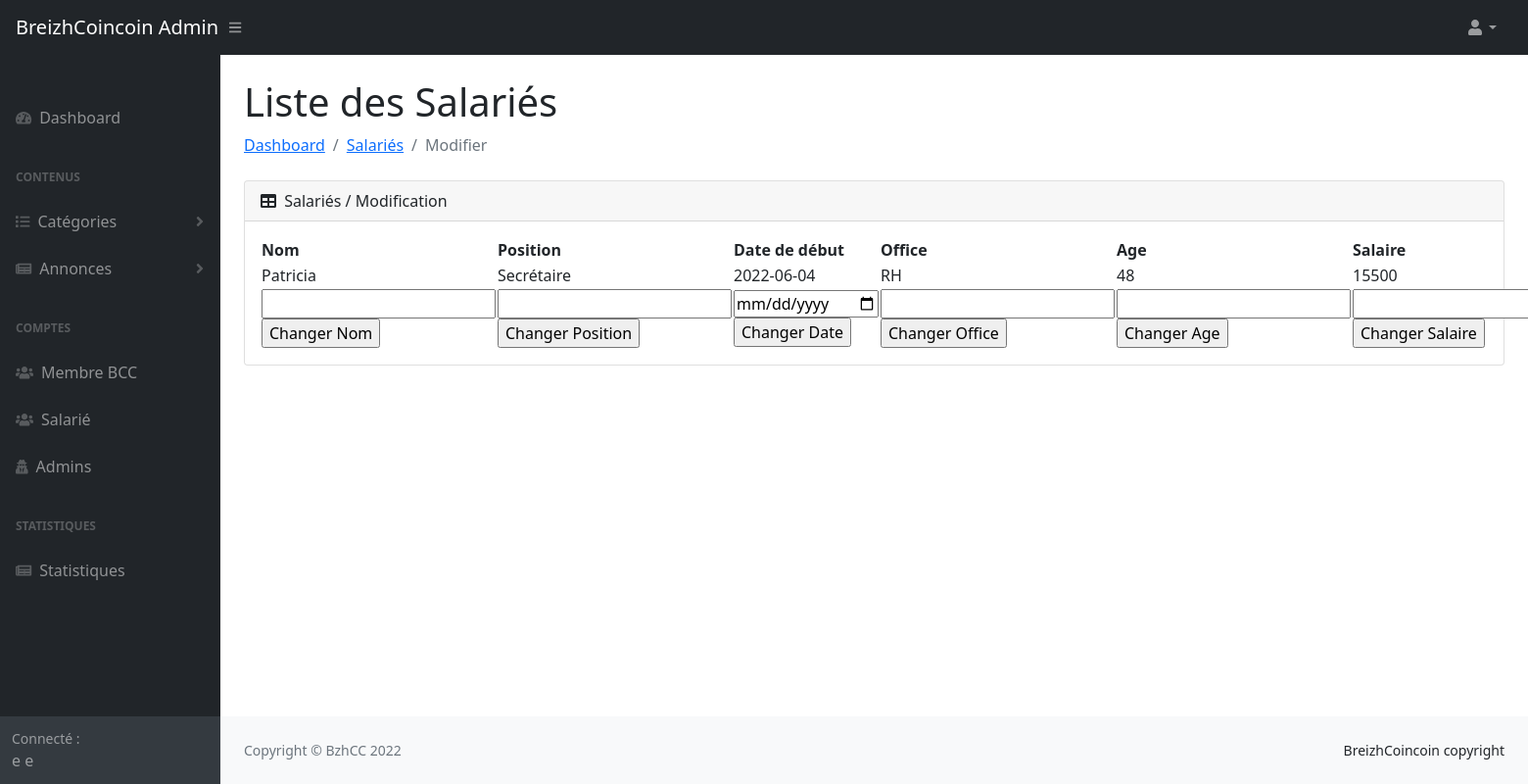
/manager/membre_modifier.php?id=1 (signed in), run on the app's committed database.
### tables this page shows
CREATE TABLE `salarie` (
  `id` int(11) NOT NULL,
  `nom` varchar(20) NOT NULL,
  `position` varchar(20) NOT NULL,
  `startdate` date NOT NULL,
  `office` varchar(30) NOT NULL,
  `age` int(3) NOT NULL,
  `salary` int(10) NOT NULL
);

### manager/membre_modifier.php (the view, shortened to what this page needs)
<?php
    include("inc/top.php");
?>
    <main>
        <div class="container-fluid px-4">
        <h1 class="mt-4">Liste des Salariés</h1>
        <ol class="breadcrumb mb-4">
            <li class="breadcrumb-item"><a href="index.php">Dashboard</a></li>
            <li class="breadcrumb-item active"><a href="list_membres.php">Salariés</a></li>
            <li class="breadcrumb-item active">Modifier</li>
        </ol>
            <div class="card mb-4">
                <div class="card-header">
                    <i class="fas fa-table me-1"></i>
                        Salariés / Modification
                </div>
                <div class="card-body">
                    <?php
                        $serveur = "localhost";
                        $login = "root";
                        $pass = "root";
                        $idmodif=$_GET['id'];
                        try{
                            $conn = new PDO("mysql:host=$serveur;dbname=cours", $login, $pass);
                            $conn -> setAttribute(PDO::ATTR_ERRMODE, PDO::ERRMODE_EXCEPTION);
                            $stmt= "SELECT nom,position,startdate,office,age,salary FROM salarie WHERE id= $idmodif";
                            echo "<table id='datatablesSimple'>";
                                echo "<thead>";
                                    echo "  <tr>
                                                <td>
                                                    <b>Nom</b>
                                                </td>
                                                <td>
                                                    <b>Position</b>
                                                </td>
                                                <td>
                                                    <b>Date de début</b>
                                                </td>
                                                <td>
                                                    <b>Office</b>
                                                </td>
                                                <td>
                                                    <b>Age</b>
                                                </td>
                                                <td>
                                                    <b>Salaire</b>
                                                </td>
                                            </tr>";
                                    echo "</thead>";
                                echo "<tbody><tr>";
                                    foreach($conn->query($stmt) as $row){
                                        echo "<td>" . $row['nom'] . "</td>";
                                        echo "<td>" . $row['position'] . "</td>";
                                        echo "<td>" . $row['startdate'] . "</td>";
                                        echo "<td>" . $row['office'] . "</td>";
                                        echo "<td>" . $row['age'] . "</td>";
                                        echo "<td>" . $row['salary'] . "</td></tr>";
                                        echo "<tr><td>
                                                <form method='POST' action='membre_modifiernom1.php?num=$idmodif'>
                                                    <input type = 'text' name = 'nom' id = 'nom' required='required'><br>
                                                    <input type='submit' name='changernom' value='Changer Nom'>
                                                </form>
                                            </td>";
                                            echo "<td>
                                            <form method='POST' action='membre_modifierposition1.php?num=$idmodif'>
                                                <input type = 'text' name = 'position' id = 'position' required='required'><br>
                                                <input type='submit' name='changerposition' value='Changer Position'>
                                            </form>
                                        </td>";
                                        echo "<td>
                                                <form method='POST' action='membre_modifierstartdate1.php?num=$idmodif'>
                                                    <input type = 'date' name = 'startdate' id = 'startdate' required='required'><br>
                                                    <input type='submit' name='changerstartdate' value='Changer Date'>
                                                </form>
                                            </td>";
                                            echo "<td>
                                            <form method='POST' action='membre_modifieroffice1.php?num=$idmodif'>
                                                <input type = 'text' name = 'office' id = 'office' required='required'><br>
                                                <input type='submit' name='changeroffice' value='Changer Office'>
                                            </form>
                                        </td>";
                                            echo "<td>
                                            <form method='POST' action='membre_modifierage1.php?num=$idmodif'>
                                                <input type = 'number' name = 'age' id = 'age' required='required'><br>
                                                <input type='submit' name='changerage' value='Changer Age'>
                                            </form>
                                        </td>";
                                        echo "<td>
                                        <form method='POST' action='membre_modifiersalary1.php?num=$idmodif'>
                                            <input type = 'number' name = 'salary' id = 'salary' required='required'><br>
                                            <input type='submit' name='changersalary' value='Changer Salaire'>
                                        </form>
                                    </td></tr>";
                                    }
                                echo "</tbody>";
                            echo "</table>";
                        }catch (PDOException $e){
                            echo 'Echec : ' .$e->getMessage();
                        }
                    ?>
                </div>
            </div>
        </div>
    </main>
<?php
include("inc/bottom.php");
?>

### data on the page
salarie: nom "Patricia", position "Secrétaire", startdate "2022-06-04", office "RH", age "48", salary "15500"

### other printed values
$_SESSION['prenom'] "e"
$_SESSION['nom'] "e"
